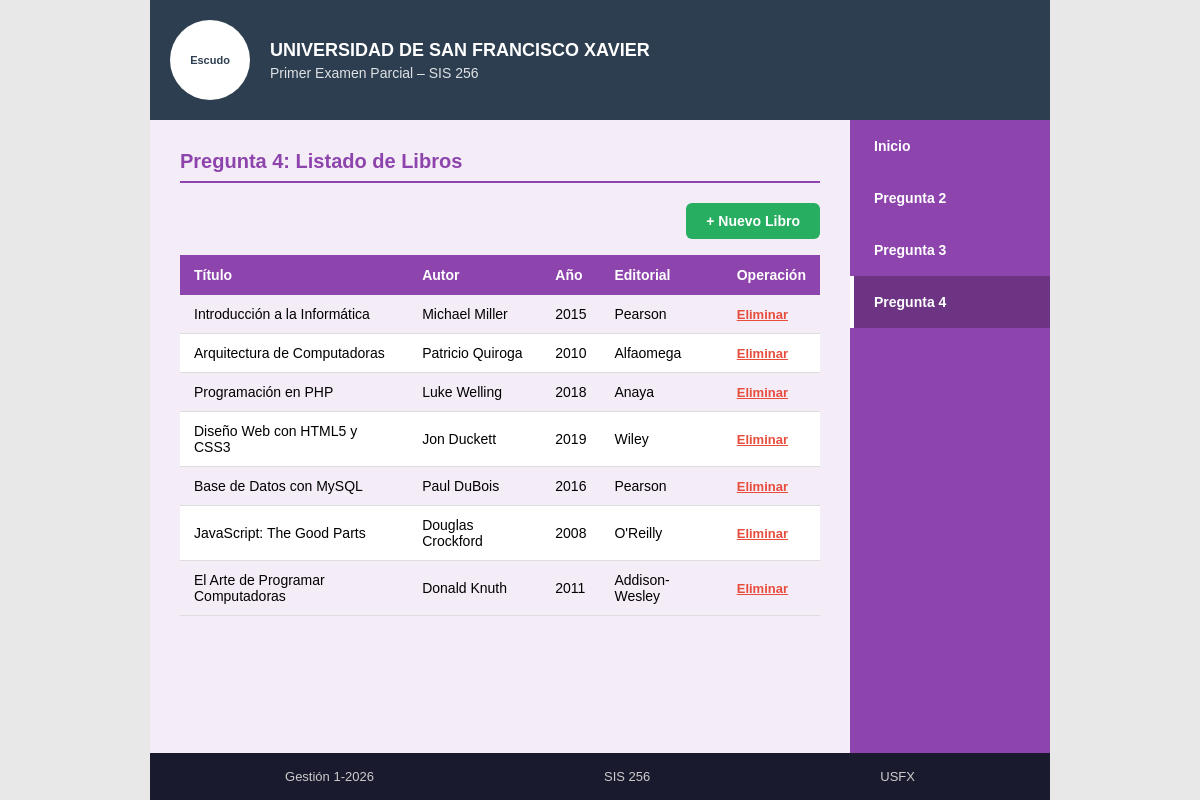
The app's page /listar.php with its own data.
### tables this page shows
CREATE TABLE libros (
  id        INT          NOT NULL AUTO_INCREMENT,
  titulo    VARCHAR(255) NOT NULL,
  autor     VARCHAR(150) NOT NULL,
  anio      YEAR         NOT NULL,
  editorial VARCHAR(150) NOT NULL,
  PRIMARY KEY (id)
);

### listar.php (the view, shortened to what this page needs)
<?php
$conn = getConexion();
$resultado = $conn->query("SELECT * FROM libros ORDER BY id");
?>
<!DOCTYPE html>
<html lang="es">
<head>
</head>
<body>
<div class="wrapper">
  <header>
    <div class="escudo"><span>Escudo</span></div>
    <div class="header-text">
      <h1>UNIVERSIDAD DE SAN FRANCISCO XAVIER</h1>
      <p>Primer Examen Parcial – SIS 256</p>
    </div>
  </header>
  <div class="zona-central">
    <div class="contenido-principal">
      <h2>Pregunta 4: Listado de Libros</h2>
      <div class="toolbar">
        <a href="form-insertar.html" class="btn-nuevo">+ Nuevo Libro</a>
      </div>
      <table class="tabla-libros">
        <thead>
          <tr>
            <th>Título</th>
            <th>Autor</th>
            <th>Año</th>
            <th>Editorial</th>
            <th>Operación</th>
          </tr>
        </thead>
        <tbody>
          <?php if ($resultado && $resultado->num_rows > 0): ?>
            <?php while ($fila = $resultado->fetch_assoc()): ?>
            <tr>
              <td><?= htmlspecialchars($fila['titulo']) ?></td>
              <td><?= htmlspecialchars($fila['autor']) ?></td>
              <td><?= htmlspecialchars($fila['anio']) ?></td>
              <td><?= htmlspecialchars($fila['editorial']) ?></td>
              <td>
                <a class="btn-eliminar"
                   href="listar.php?eliminar=<?= (int)$fila['id'] ?>"
                   onclick="return confirm('¿Eliminar el libro <?= addslashes(htmlspecialchars($fila['titulo'])) ?>?')">
                  Eliminar
                </a>
              </td>
            </tr>
            <?php endwhile; ?>
          <?php else: ?>
            <tr>
              <td colspan="5" class="no-datos">No hay libros registrados. <a href="form-insertar.html">Agregar uno</a>.</td>
            </tr>
          <?php endif; ?>
        </tbody>
      </table>
    </div>
    <nav class="sidebar">
      <a href="inicio.html">Inicio</a>
      <a href="pregunta2.html">Pregunta 2</a>
      <a href="menu3.php">Pregunta 3</a>
      <a href="listar.php" class="active">Pregunta 4</a>
    </nav>
  </div>
  <footer>
    <span>Gestión 1-2026</span>
    <span>SIS 256</span>
    <span>USFX</span>
  </footer>
</div>
</body>
</html>

### listar.php (style rules this page uses)
* { margin: 0; padding: 0; box-sizing: border-box; }
body { background: #e8e8e8; display: flex; justify-content: center; font-family: Arial, sans-serif; }
.wrapper { width: 900px; display: flex; flex-direction: column; min-height: 100vh; }
header { background: #2C3E50; height: 120px; display: flex; align-items: center; padding: 0 20px; gap: 20px; }
header .escudo { width: 80px; height: 80px; background: #fff; border-radius: 50%; display: flex; align-items: center; justify-content: center; flex-shrink: 0; }
header .escudo span { font-size: 11px; color: #2C3E50; font-weight: bold; }
header .header-text { color: #fff; }
header .header-text h1 { font-size: 18px; font-weight: bold; }
header .header-text p { font-size: 14px; margin-top: 4px; opacity: 0.85; }
.zona-central { display: flex; flex: 1; }
.contenido-principal { flex: 1; background: #F4ECF7; padding: 30px; min-height: 300px; }
h2 { color: #8E44AD; font-size: 20px; margin-bottom: 20px; border-bottom: 2px solid #8E44AD; padding-bottom: 8px; }
.toolbar { display: flex; justify-content: flex-end; margin-bottom: 16px; }
.btn-nuevo { background: #27AE60; color: #fff; padding: 10px 20px; text-decoration: none; border-radius: 6px; font-weight: bold; font-size: 14px; transition: background 0.2s; }
table.tabla-libros { width: 100%; border-collapse: collapse; font-size: 14px; }
table.tabla-libros thead tr { background: #8E44AD; color: #fff; }
table.tabla-libros th { padding: 12px 14px; text-align: left; }
table.tabla-libros td { padding: 11px 14px; border-bottom: 1px solid #ddd; }
table.tabla-libros tbody tr:nth-child(odd) td { background: #F4ECF7; }
table.tabla-libros tbody tr:nth-child(even) td { background: #ffffff; }
.btn-eliminar { color: #E74C3C; text-decoration: underline; font-weight: bold; font-size: 13px; cursor: pointer; }
.sidebar { width: 200px; flex-shrink: 0; background: #8E44AD; display: flex; flex-direction: column; }
.sidebar a { display: flex; align-items: center; padding: 18px 20px; color: #fff; text-decoration: none; font-size: 14px; font-weight: bold; border-left: 4px solid transparent; transition: background 0.2s, border-color 0.2s; }
.sidebar a.active { background: #6C3483; border-left: 4px solid #fff; }
footer { background: #1A1A2E; color: #ccc; display: flex; justify-content: space-around; align-items: center; padding: 16px 20px; font-size: 13px; }

### records on screen
libros: titulo "Introducción a la Informática", autor "Michael Miller", anio "2015", editorial "Pearson"
libros: titulo "Arquitectura de Computadoras", autor "Patricio Quiroga", anio "2010", editorial "Alfaomega"
libros: titulo "Programación en PHP", autor "Luke Welling", anio "2018", editorial "Anaya"
libros: titulo "Diseño Web con HTML5 y CSS3", autor "Jon Duckett", anio "2019", editorial "Wiley"
libros: titulo "Base de Datos con MySQL", autor "Paul DuBois", anio "2016", editorial "Pearson"
libros: titulo "JavaScript: The Good Parts", autor "Douglas Crockford", anio "2008", editorial "O'Reilly"
libros: titulo "El Arte de Programar Computadoras", autor "Donald Knuth", anio "2011", editorial "Addison-Wesley"
